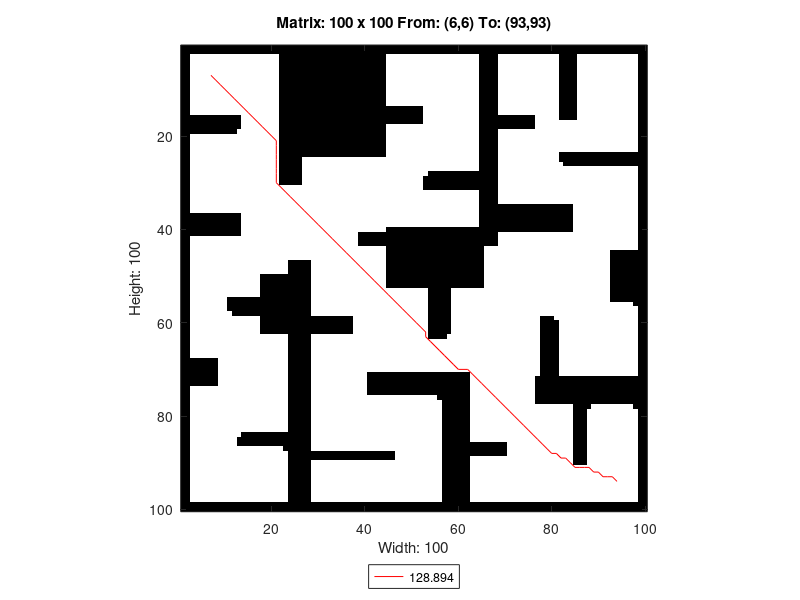

Write MATLAB code to recreate this figure.
A=[0 0 0 0 0 0 0 0 0 0 0 0 0 0 0 0 0 0 0 0 0 0 0 0 0 0 0 0 0 0 0 0 0 0 0 0 0 0 0 0 0 0 0 0 0 0 0 0 0 0 0 0 0 0 0 0 0 0 0 0 0 0 0 0 0 0 0 0 0 0 0 0 0 0 0 0 0 0 0 0 0 0 0 0 0 0 0 0 0 0 0 0 0 0 0 0 0 0 0 0 ;
0 0 0 0 0 0 0 0 0 0 0 0 0 0 0 0 0 0 0 0 0 0 0 0 0 0 0 0 0 0 0 0 0 0 0 0 0 0 0 0 0 0 0 0 0 0 0 0 0 0 0 0 0 0 0 0 0 0 0 0 0 0 0 0 0 0 0 0 0 0 0 0 0 0 0 0 0 0 0 0 0 0 0 0 0 0 0 0 0 0 0 0 0 0 0 0 0 0 0 0 ;
0 0 1 1 1 1 1 1 1 1 1 1 1 1 1 1 1 1 1 1 1 0 0 0 0 0 0 0 0 0 0 0 0 0 0 0 0 0 0 0 0 0 0 0 1 1 1 1 1 1 1 1 1 1 1 1 1 1 1 1 1 1 1 1 0 0 0 0 1 1 1 1 1 1 1 1 1 1 1 1 1 0 0 0 0 1 1 1 1 1 1 1 1 1 1 1 1 1 0 0 ;
0 0 1 1 1 1 1 1 1 1 1 1 1 1 1 1 1 1 1 1 1 0 0 0 0 0 0 0 0 0 0 0 0 0 0 0 0 0 0 0 0 0 0 0 1 1 1 1 1 1 1 1 1 1 1 1 1 1 1 1 1 1 1 1 0 0 0 0 1 1 1 1 1 1 1 1 1 1 1 1 1 0 0 0 0 1 1 1 1 1 1 1 1 1 1 1 1 1 0 0 ;
0 0 1 1 1 1 1 1 1 1 1 1 1 1 1 1 1 1 1 1 1 0 0 0 0 0 0 0 0 0 0 0 0 0 0 0 0 0 0 0 0 0 0 0 1 1 1 1 1 1 1 1 1 1 1 1 1 1 1 1 1 1 1 1 0 0 0 0 1 1 1 1 1 1 1 1 1 1 1 1 1 0 0 0 0 1 1 1 1 1 1 1 1 1 1 1 1 1 0 0 ;
0 0 1 1 1 1 1 1 1 1 1 1 1 1 1 1 1 1 1 1 1 0 0 0 0 0 0 0 0 0 0 0 0 0 0 0 0 0 0 0 0 0 0 0 1 1 1 1 1 1 1 1 1 1 1 1 1 1 1 1 1 1 1 1 0 0 0 0 1 1 1 1 1 1 1 1 1 1 1 1 1 0 0 0 0 1 1 1 1 1 1 1 1 1 1 1 1 1 0 0 ;
0 0 1 1 1 1 1 1 1 1 1 1 1 1 1 1 1 1 1 1 1 0 0 0 0 0 0 0 0 0 0 0 0 0 0 0 0 0 0 0 0 0 0 0 1 1 1 1 1 1 1 1 1 1 1 1 1 1 1 1 1 1 1 1 0 0 0 0 1 1 1 1 1 1 1 1 1 1 1 1 1 0 0 0 0 1 1 1 1 1 1 1 1 1 1 1 1 1 0 0 ;
0 0 1 1 1 1 1 1 1 1 1 1 1 1 1 1 1 1 1 1 1 0 0 0 0 0 0 0 0 0 0 0 0 0 0 0 0 0 0 0 0 0 0 0 1 1 1 1 1 1 1 1 1 1 1 1 1 1 1 1 1 1 1 1 0 0 0 0 1 1 1 1 1 1 1 1 1 1 1 1 1 0 0 0 0 1 1 1 1 1 1 1 1 1 1 1 1 1 0 0 ;
0 0 1 1 1 1 1 1 1 1 1 1 1 1 1 1 1 1 1 1 1 0 0 0 0 0 0 0 0 0 0 0 0 0 0 0 0 0 0 0 0 0 0 0 1 1 1 1 1 1 1 1 1 1 1 1 1 1 1 1 1 1 1 1 0 0 0 0 1 1 1 1 1 1 1 1 1 1 1 1 1 0 0 0 0 1 1 1 1 1 1 1 1 1 1 1 1 1 0 0 ;
0 0 1 1 1 1 1 1 1 1 1 1 1 1 1 1 1 1 1 1 1 0 0 0 0 0 0 0 0 0 0 0 0 0 0 0 0 0 0 0 0 0 0 0 1 1 1 1 1 1 1 1 1 1 1 1 1 1 1 1 1 1 1 1 0 0 0 0 1 1 1 1 1 1 1 1 1 1 1 1 1 0 0 0 0 1 1 1 1 1 1 1 1 1 1 1 1 1 0 0 ;
0 0 1 1 1 1 1 1 1 1 1 1 1 1 1 1 1 1 1 1 1 0 0 0 0 0 0 0 0 0 0 0 0 0 0 0 0 0 0 0 0 0 0 0 1 1 1 1 1 1 1 1 1 1 1 1 1 1 1 1 1 1 1 1 0 0 0 0 1 1 1 1 1 1 1 1 1 1 1 1 1 0 0 0 0 1 1 1 1 1 1 1 1 1 1 1 1 1 0 0 ;
0 0 1 1 1 1 1 1 1 1 1 1 1 1 1 1 1 1 1 1 1 0 0 0 0 0 0 0 0 0 0 0 0 0 0 0 0 0 0 0 0 0 0 0 1 1 1 1 1 1 1 1 1 1 1 1 1 1 1 1 1 1 1 1 0 0 0 0 1 1 1 1 1 1 1 1 1 1 1 1 1 0 0 0 0 1 1 1 1 1 1 1 1 1 1 1 1 1 0 0 ;
0 0 1 1 1 1 1 1 1 1 1 1 1 1 1 1 1 1 1 1 1 0 0 0 0 0 0 0 0 0 0 0 0 0 0 0 0 0 0 0 0 0 0 0 1 1 1 1 1 1 1 1 1 1 1 1 1 1 1 1 1 1 1 1 0 0 0 0 1 1 1 1 1 1 1 1 1 1 1 1 1 0 0 0 0 1 1 1 1 1 1 1 1 1 1 1 1 1 0 0 ;
0 0 1 1 1 1 1 1 1 1 1 1 1 1 1 1 1 1 1 1 1 0 0 0 0 0 0 0 0 0 0 0 0 0 0 0 0 0 0 0 0 0 0 0 0 0 0 0 0 0 0 0 1 1 1 1 1 1 1 1 1 1 1 1 0 0 0 0 1 1 1 1 1 1 1 1 1 1 1 1 1 0 0 0 0 1 1 1 1 1 1 1 1 1 1 1 1 1 0 0 ;
0 0 1 1 1 1 1 1 1 1 1 1 1 1 1 1 1 1 1 1 1 0 0 0 0 0 0 0 0 0 0 0 0 0 0 0 0 0 0 0 0 0 0 0 0 0 0 0 0 0 0 0 1 1 1 1 1 1 1 1 1 1 1 1 0 0 0 0 1 1 1 1 1 1 1 1 1 1 1 1 1 0 0 0 0 1 1 1 1 1 1 1 1 1 1 1 1 1 0 0 ;
0 0 0 0 0 0 0 0 0 0 0 0 0 1 1 1 1 1 1 1 1 0 0 0 0 0 0 0 0 0 0 0 0 0 0 0 0 0 0 0 0 0 0 0 0 0 0 0 0 0 0 0 1 1 1 1 1 1 1 1 1 1 1 1 0 0 0 0 0 0 0 0 0 0 0 0 1 1 1 1 1 0 0 0 0 1 1 1 1 1 1 1 1 1 1 1 1 1 0 0 ;
0 0 0 0 0 0 0 0 0 0 0 0 0 1 1 1 1 1 1 1 1 0 0 0 0 0 0 0 0 0 0 0 0 0 0 0 0 0 0 0 0 0 0 0 0 0 0 0 0 0 0 0 1 1 1 1 1 1 1 1 1 1 1 1 0 0 0 0 0 0 0 0 0 0 0 0 1 1 1 1 1 1 1 1 1 1 1 1 1 1 1 1 1 1 1 1 1 1 0 0 ;
0 0 0 0 0 0 0 0 0 0 0 0 0 1 1 1 1 1 1 1 1 0 0 0 0 0 0 0 0 0 0 0 0 0 0 0 0 0 0 0 0 0 0 0 1 1 1 1 1 1 1 1 1 1 1 1 1 1 1 1 1 1 1 1 0 0 0 0 0 0 0 0 0 0 0 0 1 1 1 1 1 1 1 1 1 1 1 1 1 1 1 1 1 1 1 1 1 1 0 0 ;
0 0 0 0 0 0 0 0 0 0 0 0 1 1 1 1 1 1 1 1 1 0 0 0 0 0 0 0 0 0 0 0 0 0 0 0 0 0 0 0 0 0 0 0 1 1 1 1 1 1 1 1 1 1 1 1 1 1 1 1 1 1 1 1 0 0 0 0 1 1 1 1 1 1 1 1 1 1 1 1 1 1 1 1 1 1 1 1 1 1 1 1 1 1 1 1 1 1 0 0 ;
0 0 1 1 1 1 1 1 1 1 1 1 1 1 1 1 1 1 1 1 1 0 0 0 0 0 0 0 0 0 0 0 0 0 0 0 0 0 0 0 0 0 0 0 1 1 1 1 1 1 1 1 1 1 1 1 1 1 1 1 1 1 1 1 0 0 0 0 1 1 1 1 1 1 1 1 1 1 1 1 1 1 1 1 1 1 1 1 1 1 1 1 1 1 1 1 1 1 0 0 ;
0 0 1 1 1 1 1 1 1 1 1 1 1 1 1 1 1 1 1 1 1 0 0 0 0 0 0 0 0 0 0 0 0 0 0 0 0 0 0 0 0 0 0 0 1 1 1 1 1 1 1 1 1 1 1 1 1 1 1 1 1 1 1 1 0 0 0 0 1 1 1 1 1 1 1 1 1 1 1 1 1 1 1 1 1 1 1 1 1 1 1 1 1 1 1 1 1 1 0 0 ;
0 0 1 1 1 1 1 1 1 1 1 1 1 1 1 1 1 1 1 1 1 0 0 0 0 0 0 0 0 0 0 0 0 0 0 0 0 0 0 0 0 0 0 0 1 1 1 1 1 1 1 1 1 1 1 1 1 1 1 1 1 1 1 1 0 0 0 0 1 1 1 1 1 1 1 1 1 1 1 1 1 1 1 1 1 1 1 1 1 1 1 1 1 1 1 1 1 1 0 0 ;
0 0 1 1 1 1 1 1 1 1 1 1 1 1 1 1 1 1 1 1 1 0 0 0 0 0 0 0 0 0 0 0 0 0 0 0 0 0 0 0 0 0 0 0 1 1 1 1 1 1 1 1 1 1 1 1 1 1 1 1 1 1 1 1 0 0 0 0 1 1 1 1 1 1 1 1 1 1 1 1 1 1 1 1 1 1 1 1 1 1 1 1 1 1 1 1 1 1 0 0 ;
0 0 1 1 1 1 1 1 1 1 1 1 1 1 1 1 1 1 1 1 1 0 0 0 0 0 0 0 0 0 0 0 0 0 0 0 0 0 0 0 0 0 0 0 1 1 1 1 1 1 1 1 1 1 1 1 1 1 1 1 1 1 1 1 0 0 0 0 1 1 1 1 1 1 1 1 1 1 1 1 1 0 0 0 0 0 0 0 0 0 0 0 0 0 0 0 0 0 0 0 ;
0 0 1 1 1 1 1 1 1 1 1 1 1 1 1 1 1 1 1 1 1 0 0 0 0 0 1 1 1 1 1 1 1 1 1 1 1 1 1 1 1 1 1 1 1 1 1 1 1 1 1 1 1 1 1 1 1 1 1 1 1 1 1 1 0 0 0 0 1 1 1 1 1 1 1 1 1 1 1 1 1 0 0 0 0 0 0 0 0 0 0 0 0 0 0 0 0 0 0 0 ;
0 0 1 1 1 1 1 1 1 1 1 1 1 1 1 1 1 1 1 1 1 0 0 0 0 0 1 1 1 1 1 1 1 1 1 1 1 1 1 1 1 1 1 1 1 1 1 1 1 1 1 1 1 1 1 1 1 1 1 1 1 1 1 1 0 0 0 0 1 1 1 1 1 1 1 1 1 1 1 1 1 1 0 0 0 0 0 0 0 0 0 0 0 0 0 0 0 0 0 0 ;
0 0 1 1 1 1 1 1 1 1 1 1 1 1 1 1 1 1 1 1 1 0 0 0 0 0 1 1 1 1 1 1 1 1 1 1 1 1 1 1 1 1 1 1 1 1 1 1 1 1 1 1 1 1 1 1 1 1 1 1 1 1 1 1 0 0 0 0 1 1 1 1 1 1 1 1 1 1 1 1 1 1 1 1 1 1 1 1 1 1 1 1 1 1 1 1 1 1 0 0 ;
0 0 1 1 1 1 1 1 1 1 1 1 1 1 1 1 1 1 1 1 1 0 0 0 0 0 1 1 1 1 1 1 1 1 1 1 1 1 1 1 1 1 1 1 1 1 1 1 1 1 1 1 1 0 0 0 0 0 0 0 0 0 0 0 0 0 0 0 1 1 1 1 1 1 1 1 1 1 1 1 1 1 1 1 1 1 1 1 1 1 1 1 1 1 1 1 1 1 0 0 ;
0 0 1 1 1 1 1 1 1 1 1 1 1 1 1 1 1 1 1 1 1 0 0 0 0 0 1 1 1 1 1 1 1 1 1 1 1 1 1 1 1 1 1 1 1 1 1 1 1 1 1 1 0 0 0 0 0 0 0 0 0 0 0 0 0 0 0 0 1 1 1 1 1 1 1 1 1 1 1 1 1 1 1 1 1 1 1 1 1 1 1 1 1 1 1 1 1 1 0 0 ;
0 0 1 1 1 1 1 1 1 1 1 1 1 1 1 1 1 1 1 1 1 0 0 0 0 0 1 1 1 1 1 1 1 1 1 1 1 1 1 1 1 1 1 1 1 1 1 1 1 1 1 1 0 0 0 0 0 0 0 0 0 0 0 0 0 0 0 0 1 1 1 1 1 1 1 1 1 1 1 1 1 1 1 1 1 1 1 1 1 1 1 1 1 1 1 1 1 1 0 0 ;
0 0 1 1 1 1 1 1 1 1 1 1 1 1 1 1 1 1 1 1 1 1 1 1 1 1 1 1 1 1 1 1 1 1 1 1 1 1 1 1 1 1 1 1 1 1 1 1 1 1 1 1 0 0 0 0 0 0 0 0 0 0 0 0 0 0 0 0 1 1 1 1 1 1 1 1 1 1 1 1 1 1 1 1 1 1 1 1 1 1 1 1 1 1 1 1 1 1 0 0 ;
0 0 1 1 1 1 1 1 1 1 1 1 1 1 1 1 1 1 1 1 1 1 1 1 1 1 1 1 1 1 1 1 1 1 1 1 1 1 1 1 1 1 1 1 1 1 1 1 1 1 1 1 1 1 1 1 1 1 1 1 1 1 1 1 0 0 0 0 1 1 1 1 1 1 1 1 1 1 1 1 1 1 1 1 1 1 1 1 1 1 1 1 1 1 1 1 1 1 0 0 ;
0 0 1 1 1 1 1 1 1 1 1 1 1 1 1 1 1 1 1 1 1 1 1 1 1 1 1 1 1 1 1 1 1 1 1 1 1 1 1 1 1 1 1 1 1 1 1 1 1 1 1 1 1 1 1 1 1 1 1 1 1 1 1 1 0 0 0 0 1 1 1 1 1 1 1 1 1 1 1 1 1 1 1 1 1 1 1 1 1 1 1 1 1 1 1 1 1 1 0 0 ;
0 0 1 1 1 1 1 1 1 1 1 1 1 1 1 1 1 1 1 1 1 1 1 1 1 1 1 1 1 1 1 1 1 1 1 1 1 1 1 1 1 1 1 1 1 1 1 1 1 1 1 1 1 1 1 1 1 1 1 1 1 1 1 1 0 0 0 0 1 1 1 1 1 1 1 1 1 1 1 1 1 1 1 1 1 1 1 1 1 1 1 1 1 1 1 1 1 1 0 0 ;
0 0 1 1 1 1 1 1 1 1 1 1 1 1 1 1 1 1 1 1 1 1 1 1 1 1 1 1 1 1 1 1 1 1 1 1 1 1 1 1 1 1 1 1 1 1 1 1 1 1 1 1 1 1 1 1 1 1 1 1 1 1 1 1 0 0 0 0 0 0 0 0 0 0 0 0 0 0 0 0 0 0 0 0 1 1 1 1 1 1 1 1 1 1 1 1 1 1 0 0 ;
0 0 1 1 1 1 1 1 1 1 1 1 1 1 1 1 1 1 1 1 1 1 1 1 1 1 1 1 1 1 1 1 1 1 1 1 1 1 1 1 1 1 1 1 1 1 1 1 1 1 1 1 1 1 1 1 1 1 1 1 1 1 1 1 0 0 0 0 0 0 0 0 0 0 0 0 0 0 0 0 0 0 0 0 1 1 1 1 1 1 1 1 1 1 1 1 1 1 0 0 ;
0 0 0 0 0 0 0 0 0 0 0 0 0 1 1 1 1 1 1 1 1 1 1 1 1 1 1 1 1 1 1 1 1 1 1 1 1 1 1 1 1 1 1 1 1 1 1 1 1 1 1 1 1 1 1 1 1 1 1 1 1 1 1 1 0 0 0 0 0 0 0 0 0 0 0 0 0 0 0 0 0 0 0 0 1 1 1 1 1 1 1 1 1 1 1 1 1 1 0 0 ;
0 0 0 0 0 0 0 0 0 0 0 0 0 1 1 1 1 1 1 1 1 1 1 1 1 1 1 1 1 1 1 1 1 1 1 1 1 1 1 1 1 1 1 1 1 1 1 1 1 1 1 1 1 1 1 1 1 1 1 1 1 1 1 1 0 0 0 0 0 0 0 0 0 0 0 0 0 0 0 0 0 0 0 0 1 1 1 1 1 1 1 1 1 1 1 1 1 1 0 0 ;
0 0 0 0 0 0 0 0 0 0 0 0 0 1 1 1 1 1 1 1 1 1 1 1 1 1 1 1 1 1 1 1 1 1 1 1 1 1 1 1 1 1 1 1 1 1 1 1 1 1 1 1 1 1 1 1 1 1 1 1 1 1 1 1 0 0 0 0 0 0 0 0 0 0 0 0 0 0 0 0 0 0 0 0 1 1 1 1 1 1 1 1 1 1 1 1 1 1 0 0 ;
0 0 0 0 0 0 0 0 0 0 0 0 0 1 1 1 1 1 1 1 1 1 1 1 1 1 1 1 1 1 1 1 1 1 1 1 1 1 1 1 1 1 1 1 0 0 0 0 0 0 0 0 0 0 0 0 0 0 0 0 0 0 0 0 0 0 0 0 0 0 0 0 0 0 0 0 0 0 0 0 0 0 0 0 1 1 1 1 1 1 1 1 1 1 1 1 1 1 0 0 ;
0 0 0 0 0 0 0 0 0 0 0 0 0 1 1 1 1 1 1 1 1 1 1 1 1 1 1 1 1 1 1 1 1 1 1 1 1 1 0 0 0 0 0 0 0 0 0 0 0 0 0 0 0 0 0 0 0 0 0 0 0 0 0 0 0 0 0 0 1 1 1 1 1 1 1 1 1 1 1 1 1 1 1 1 1 1 1 1 1 1 1 1 1 1 1 1 1 1 0 0 ;
0 0 1 1 1 1 1 1 1 1 1 1 1 1 1 1 1 1 1 1 1 1 1 1 1 1 1 1 1 1 1 1 1 1 1 1 1 1 0 0 0 0 0 0 0 0 0 0 0 0 0 0 0 0 0 0 0 0 0 0 0 0 0 0 0 0 0 0 1 1 1 1 1 1 1 1 1 1 1 1 1 1 1 1 1 1 1 1 1 1 1 1 1 1 1 1 1 1 0 0 ;
0 0 1 1 1 1 1 1 1 1 1 1 1 1 1 1 1 1 1 1 1 1 1 1 1 1 1 1 1 1 1 1 1 1 1 1 1 1 0 0 0 0 0 0 0 0 0 0 0 0 0 0 0 0 0 0 0 0 0 0 0 0 0 0 0 0 0 0 1 1 1 1 1 1 1 1 1 1 1 1 1 1 1 1 1 1 1 1 1 1 1 1 1 1 1 1 1 1 0 0 ;
0 0 1 1 1 1 1 1 1 1 1 1 1 1 1 1 1 1 1 1 1 1 1 1 1 1 1 1 1 1 1 1 1 1 1 1 1 1 1 1 1 1 1 1 0 0 0 0 0 0 0 0 0 0 0 0 0 0 0 0 0 0 0 0 0 1 1 1 1 1 1 1 1 1 1 1 1 1 1 1 1 1 1 1 1 1 1 1 1 1 1 1 1 1 1 1 1 1 0 0 ;
0 0 1 1 1 1 1 1 1 1 1 1 1 1 1 1 1 1 1 1 1 1 1 1 1 1 1 1 1 1 1 1 1 1 1 1 1 1 1 1 1 1 1 1 0 0 0 0 0 0 0 0 0 0 0 0 0 0 0 0 0 0 0 0 0 1 1 1 1 1 1 1 1 1 1 1 1 1 1 1 1 1 1 1 1 1 1 1 1 1 1 1 0 0 0 0 0 0 0 0 ;
0 0 1 1 1 1 1 1 1 1 1 1 1 1 1 1 1 1 1 1 1 1 1 1 1 1 1 1 1 1 1 1 1 1 1 1 1 1 1 1 1 1 1 1 0 0 0 0 0 0 0 0 0 0 0 0 0 0 0 0 0 0 0 0 0 1 1 1 1 1 1 1 1 1 1 1 1 1 1 1 1 1 1 1 1 1 1 1 1 1 1 1 0 0 0 0 0 0 0 0 ;
0 0 1 1 1 1 1 1 1 1 1 1 1 1 1 1 1 1 1 1 1 1 1 0 0 0 0 0 1 1 1 1 1 1 1 1 1 1 1 1 1 1 1 1 0 0 0 0 0 0 0 0 0 0 0 0 0 0 0 0 0 0 0 0 0 1 1 1 1 1 1 1 1 1 1 1 1 1 1 1 1 1 1 1 1 1 1 1 1 1 1 1 0 0 0 0 0 0 0 0 ;
0 0 1 1 1 1 1 1 1 1 1 1 1 1 1 1 1 1 1 1 1 1 1 0 0 0 0 0 1 1 1 1 1 1 1 1 1 1 1 1 1 1 1 1 0 0 0 0 0 0 0 0 0 0 0 0 0 0 0 0 0 0 0 0 0 1 1 1 1 1 1 1 1 1 1 1 1 1 1 1 1 1 1 1 1 1 1 1 1 1 1 1 0 0 0 0 0 0 0 0 ;
0 0 1 1 1 1 1 1 1 1 1 1 1 1 1 1 1 1 1 1 1 1 1 0 0 0 0 0 1 1 1 1 1 1 1 1 1 1 1 1 1 1 1 1 0 0 0 0 0 0 0 0 0 0 0 0 0 0 0 0 0 0 0 0 0 1 1 1 1 1 1 1 1 1 1 1 1 1 1 1 1 1 1 1 1 1 1 1 1 1 1 1 0 0 0 0 0 0 0 0 ;
0 0 1 1 1 1 1 1 1 1 1 1 1 1 1 1 1 0 0 0 0 0 0 0 0 0 0 0 1 1 1 1 1 1 1 1 1 1 1 1 1 1 1 1 0 0 0 0 0 0 0 0 0 0 0 0 0 0 0 0 0 0 0 0 0 1 1 1 1 1 1 1 1 1 1 1 1 1 1 1 1 1 1 1 1 1 1 1 1 1 1 1 0 0 0 0 0 0 0 0 ;
0 0 1 1 1 1 1 1 1 1 1 1 1 1 1 1 1 0 0 0 0 0 0 0 0 0 0 0 1 1 1 1 1 1 1 1 1 1 1 1 1 1 1 1 0 0 0 0 0 0 0 0 0 0 0 0 0 0 0 0 0 0 0 0 0 1 1 1 1 1 1 1 1 1 1 1 1 1 1 1 1 1 1 1 1 1 1 1 1 1 1 1 0 0 0 0 0 0 0 0 ;
0 0 1 1 1 1 1 1 1 1 1 1 1 1 1 1 1 0 0 0 0 0 0 0 0 0 0 0 1 1 1 1 1 1 1 1 1 1 1 1 1 1 1 1 0 0 0 0 0 0 0 0 0 0 0 0 0 0 0 0 0 0 0 0 0 1 1 1 1 1 1 1 1 1 1 1 1 1 1 1 1 1 1 1 1 1 1 1 1 1 1 1 0 0 0 0 0 0 0 0 ;
0 0 1 1 1 1 1 1 1 1 1 1 1 1 1 1 1 0 0 0 0 0 0 0 0 0 0 0 1 1 1 1 1 1 1 1 1 1 1 1 1 1 1 1 1 1 1 1 1 1 1 1 1 0 0 0 0 0 1 1 1 1 1 1 1 1 1 1 1 1 1 1 1 1 1 1 1 1 1 1 1 1 1 1 1 1 1 1 1 1 1 1 0 0 0 0 0 0 0 0 ;
0 0 1 1 1 1 1 1 1 1 1 1 1 1 1 1 1 0 0 0 0 0 0 0 0 0 0 0 1 1 1 1 1 1 1 1 1 1 1 1 1 1 1 1 1 1 1 1 1 1 1 1 1 0 0 0 0 0 1 1 1 1 1 1 1 1 1 1 1 1 1 1 1 1 1 1 1 1 1 1 1 1 1 1 1 1 1 1 1 1 1 1 0 0 0 0 0 0 0 0 ;
0 0 1 1 1 1 1 1 1 1 0 0 0 0 0 0 0 0 0 0 0 0 0 0 0 0 0 0 1 1 1 1 1 1 1 1 1 1 1 1 1 1 1 1 1 1 1 1 1 1 1 1 1 0 0 0 0 0 1 1 1 1 1 1 1 1 1 1 1 1 1 1 1 1 1 1 1 1 1 1 1 1 1 1 1 1 1 1 1 1 1 1 0 0 0 0 0 0 0 0 ;
0 0 1 1 1 1 1 1 1 1 0 0 0 0 0 0 0 0 0 0 0 0 0 0 0 0 0 0 1 1 1 1 1 1 1 1 1 1 1 1 1 1 1 1 1 1 1 1 1 1 1 1 1 0 0 0 0 0 1 1 1 1 1 1 1 1 1 1 1 1 1 1 1 1 1 1 1 1 1 1 1 1 1 1 1 1 1 1 1 1 1 1 1 1 1 1 1 0 0 0 ;
0 0 1 1 1 1 1 1 1 1 0 0 0 0 0 0 0 0 0 0 0 0 0 0 0 0 0 0 1 1 1 1 1 1 1 1 1 1 1 1 1 1 1 1 1 1 1 1 1 1 1 1 1 0 0 0 0 0 1 1 1 1 1 1 1 1 1 1 1 1 1 1 1 1 1 1 1 1 1 1 1 1 1 1 1 1 1 1 1 1 1 1 1 1 1 1 1 1 0 0 ;
0 0 1 1 1 1 1 1 1 1 1 0 0 0 0 0 0 0 0 0 0 0 0 0 0 0 0 0 1 1 1 1 1 1 1 1 1 1 1 1 1 1 1 1 1 1 1 1 1 1 1 1 1 0 0 0 0 0 1 1 1 1 1 1 1 1 1 1 1 1 1 1 1 1 1 1 1 1 1 1 1 1 1 1 1 1 1 1 1 1 1 1 1 1 1 1 1 1 0 0 ;
0 0 1 1 1 1 1 1 1 1 1 1 1 1 1 1 1 0 0 0 0 0 0 0 0 0 0 0 0 0 0 0 0 0 0 0 0 1 1 1 1 1 1 1 1 1 1 1 1 1 1 1 1 0 0 0 0 0 1 1 1 1 1 1 1 1 1 1 1 1 1 1 1 1 1 1 1 0 0 0 1 1 1 1 1 1 1 1 1 1 1 1 1 1 1 1 1 1 0 0 ;
0 0 1 1 1 1 1 1 1 1 1 1 1 1 1 1 1 0 0 0 0 0 0 0 0 0 0 0 0 0 0 0 0 0 0 0 0 1 1 1 1 1 1 1 1 1 1 1 1 1 1 1 1 0 0 0 0 0 1 1 1 1 1 1 1 1 1 1 1 1 1 1 1 1 1 1 1 0 0 0 0 1 1 1 1 1 1 1 1 1 1 1 1 1 1 1 1 1 0 0 ;
0 0 1 1 1 1 1 1 1 1 1 1 1 1 1 1 1 0 0 0 0 0 0 0 0 0 0 0 0 0 0 0 0 0 0 0 0 1 1 1 1 1 1 1 1 1 1 1 1 1 1 1 1 0 0 0 0 0 1 1 1 1 1 1 1 1 1 1 1 1 1 1 1 1 1 1 1 0 0 0 0 1 1 1 1 1 1 1 1 1 1 1 1 1 1 1 1 1 0 0 ;
0 0 1 1 1 1 1 1 1 1 1 1 1 1 1 1 1 0 0 0 0 0 0 0 0 0 0 0 0 0 0 0 0 0 0 0 0 1 1 1 1 1 1 1 1 1 1 1 1 1 1 1 1 0 0 0 0 0 1 1 1 1 1 1 1 1 1 1 1 1 1 1 1 1 1 1 1 0 0 0 0 1 1 1 1 1 1 1 1 1 1 1 1 1 1 1 1 1 0 0 ;
0 0 1 1 1 1 1 1 1 1 1 1 1 1 1 1 1 1 1 1 1 1 1 0 0 0 0 0 1 1 1 1 1 1 1 1 1 1 1 1 1 1 1 1 1 1 1 1 1 1 1 1 1 0 0 0 0 1 1 1 1 1 1 1 1 1 1 1 1 1 1 1 1 1 1 1 1 0 0 0 0 1 1 1 1 1 1 1 1 1 1 1 1 1 1 1 1 1 0 0 ;
0 0 1 1 1 1 1 1 1 1 1 1 1 1 1 1 1 1 1 1 1 1 1 0 0 0 0 0 1 1 1 1 1 1 1 1 1 1 1 1 1 1 1 1 1 1 1 1 1 1 1 1 1 1 1 1 1 1 1 1 1 1 1 1 1 1 1 1 1 1 1 1 1 1 1 1 1 0 0 0 0 1 1 1 1 1 1 1 1 1 1 1 1 1 1 1 1 1 0 0 ;
0 0 1 1 1 1 1 1 1 1 1 1 1 1 1 1 1 1 1 1 1 1 1 0 0 0 0 0 1 1 1 1 1 1 1 1 1 1 1 1 1 1 1 1 1 1 1 1 1 1 1 1 1 1 1 1 1 1 1 1 1 1 1 1 1 1 1 1 1 1 1 1 1 1 1 1 1 0 0 0 0 1 1 1 1 1 1 1 1 1 1 1 1 1 1 1 1 1 0 0 ;
0 0 1 1 1 1 1 1 1 1 1 1 1 1 1 1 1 1 1 1 1 1 1 0 0 0 0 0 1 1 1 1 1 1 1 1 1 1 1 1 1 1 1 1 1 1 1 1 1 1 1 1 1 1 1 1 1 1 1 1 1 1 1 1 1 1 1 1 1 1 1 1 1 1 1 1 1 0 0 0 0 1 1 1 1 1 1 1 1 1 1 1 1 1 1 1 1 1 0 0 ;
0 0 1 1 1 1 1 1 1 1 1 1 1 1 1 1 1 1 1 1 1 1 1 0 0 0 0 0 1 1 1 1 1 1 1 1 1 1 1 1 1 1 1 1 1 1 1 1 1 1 1 1 1 1 1 1 1 1 1 1 1 1 1 1 1 1 1 1 1 1 1 1 1 1 1 1 1 0 0 0 0 1 1 1 1 1 1 1 1 1 1 1 1 1 1 1 1 1 0 0 ;
0 0 0 0 0 0 0 0 1 1 1 1 1 1 1 1 1 1 1 1 1 1 1 0 0 0 0 0 1 1 1 1 1 1 1 1 1 1 1 1 1 1 1 1 1 1 1 1 1 1 1 1 1 1 1 1 1 1 1 1 1 1 1 1 1 1 1 1 1 1 1 1 1 1 1 1 1 0 0 0 0 1 1 1 1 1 1 1 1 1 1 1 1 1 1 1 1 1 0 0 ;
0 0 0 0 0 0 0 0 1 1 1 1 1 1 1 1 1 1 1 1 1 1 1 0 0 0 0 0 1 1 1 1 1 1 1 1 1 1 1 1 1 1 1 1 1 1 1 1 1 1 1 1 1 1 1 1 1 1 1 1 1 1 1 1 1 1 1 1 1 1 1 1 1 1 1 1 1 0 0 0 0 1 1 1 1 1 1 1 1 1 1 1 1 1 1 1 1 1 0 0 ;
0 0 0 0 0 0 0 0 1 1 1 1 1 1 1 1 1 1 1 1 1 1 1 0 0 0 0 0 1 1 1 1 1 1 1 1 1 1 1 1 1 1 1 1 1 1 1 1 1 1 1 1 1 1 1 1 1 1 1 1 1 1 1 1 1 1 1 1 1 1 1 1 1 1 1 1 1 0 0 0 0 1 1 1 1 1 1 1 1 1 1 1 1 1 1 1 1 1 0 0 ;
0 0 0 0 0 0 0 0 1 1 1 1 1 1 1 1 1 1 1 1 1 1 1 0 0 0 0 0 1 1 1 1 1 1 1 1 1 1 1 1 0 0 0 0 0 0 0 0 0 0 0 0 0 0 0 0 0 0 0 0 0 0 1 1 1 1 1 1 1 1 1 1 1 1 1 1 1 0 0 0 0 1 1 1 1 1 1 1 1 1 1 1 1 1 1 1 1 1 0 0 ;
0 0 0 0 0 0 0 0 1 1 1 1 1 1 1 1 1 1 1 1 1 1 1 0 0 0 0 0 1 1 1 1 1 1 1 1 1 1 1 1 0 0 0 0 0 0 0 0 0 0 0 0 0 0 0 0 0 0 0 0 0 0 1 1 1 1 1 1 1 1 1 1 1 1 1 1 0 0 0 0 0 0 0 0 0 0 0 0 0 0 0 0 0 0 0 0 0 0 0 0 ;
0 0 0 0 0 0 0 0 1 1 1 1 1 1 1 1 1 1 1 1 1 1 1 0 0 0 0 0 1 1 1 1 1 1 1 1 1 1 1 1 0 0 0 0 0 0 0 0 0 0 0 0 0 0 0 0 0 0 0 0 0 0 1 1 1 1 1 1 1 1 1 1 1 1 1 1 0 0 0 0 0 0 0 0 0 0 0 0 0 0 0 0 0 0 0 0 0 0 0 0 ;
0 0 1 1 1 1 1 1 1 1 1 1 1 1 1 1 1 1 1 1 1 1 1 0 0 0 0 0 1 1 1 1 1 1 1 1 1 1 1 1 0 0 0 0 0 0 0 0 0 0 0 0 0 0 0 0 0 0 0 0 0 0 1 1 1 1 1 1 1 1 1 1 1 1 1 1 0 0 0 0 0 0 0 0 0 0 0 0 0 0 0 0 0 0 0 0 0 0 0 0 ;
0 0 1 1 1 1 1 1 1 1 1 1 1 1 1 1 1 1 1 1 1 1 1 0 0 0 0 0 1 1 1 1 1 1 1 1 1 1 1 1 0 0 0 0 0 0 0 0 0 0 0 0 0 0 0 0 0 0 0 0 0 0 1 1 1 1 1 1 1 1 1 1 1 1 1 1 0 0 0 0 0 0 0 0 0 0 0 0 0 0 0 0 0 0 0 0 0 0 0 0 ;
0 0 1 1 1 1 1 1 1 1 1 1 1 1 1 1 1 1 1 1 1 1 1 0 0 0 0 0 1 1 1 1 1 1 1 1 1 1 1 1 1 1 1 1 1 1 1 1 1 1 1 1 1 1 1 0 0 0 0 0 0 0 1 1 1 1 1 1 1 1 1 1 1 1 1 1 0 0 0 0 0 0 0 0 0 0 0 0 0 0 0 0 0 0 0 0 0 0 0 0 ;
0 0 1 1 1 1 1 1 1 1 1 1 1 1 1 1 1 1 1 1 1 1 1 0 0 0 0 0 1 1 1 1 1 1 1 1 1 1 1 1 1 1 1 1 1 1 1 1 1 1 1 1 1 1 1 1 0 0 0 0 0 0 1 1 1 1 1 1 1 1 1 1 1 1 1 1 0 0 0 0 0 0 0 0 0 0 0 0 0 0 0 0 0 0 0 0 0 0 0 0 ;
0 0 1 1 1 1 1 1 1 1 1 1 1 1 1 1 1 1 1 1 1 1 1 0 0 0 0 0 1 1 1 1 1 1 1 1 1 1 1 1 1 1 1 1 1 1 1 1 1 1 1 1 1 1 1 1 0 0 0 0 0 0 1 1 1 1 1 1 1 1 1 1 1 1 1 1 1 1 1 1 1 1 1 1 0 0 0 0 1 1 1 1 1 1 1 1 1 0 0 0 ;
0 0 1 1 1 1 1 1 1 1 1 1 1 1 1 1 1 1 1 1 1 1 1 0 0 0 0 0 1 1 1 1 1 1 1 1 1 1 1 1 1 1 1 1 1 1 1 1 1 1 1 1 1 1 1 1 0 0 0 0 0 0 1 1 1 1 1 1 1 1 1 1 1 1 1 1 1 1 1 1 1 1 1 1 0 0 0 1 1 1 1 1 1 1 1 1 1 1 0 0 ;
0 0 1 1 1 1 1 1 1 1 1 1 1 1 1 1 1 1 1 1 1 1 1 0 0 0 0 0 1 1 1 1 1 1 1 1 1 1 1 1 1 1 1 1 1 1 1 1 1 1 1 1 1 1 1 1 0 0 0 0 0 0 1 1 1 1 1 1 1 1 1 1 1 1 1 1 1 1 1 1 1 1 1 1 0 0 0 1 1 1 1 1 1 1 1 1 1 1 0 0 ;
0 0 1 1 1 1 1 1 1 1 1 1 1 1 1 1 1 1 1 1 1 1 1 0 0 0 0 0 1 1 1 1 1 1 1 1 1 1 1 1 1 1 1 1 1 1 1 1 1 1 1 1 1 1 1 1 0 0 0 0 0 0 1 1 1 1 1 1 1 1 1 1 1 1 1 1 1 1 1 1 1 1 1 1 0 0 0 1 1 1 1 1 1 1 1 1 1 1 0 0 ;
0 0 1 1 1 1 1 1 1 1 1 1 1 1 1 1 1 1 1 1 1 1 1 0 0 0 0 0 1 1 1 1 1 1 1 1 1 1 1 1 1 1 1 1 1 1 1 1 1 1 1 1 1 1 1 1 0 0 0 0 0 0 1 1 1 1 1 1 1 1 1 1 1 1 1 1 1 1 1 1 1 1 1 1 0 0 0 1 1 1 1 1 1 1 1 1 1 1 0 0 ;
0 0 1 1 1 1 1 1 1 1 1 1 1 1 1 1 1 1 1 1 1 1 1 0 0 0 0 0 1 1 1 1 1 1 1 1 1 1 1 1 1 1 1 1 1 1 1 1 1 1 1 1 1 1 1 1 0 0 0 0 0 0 1 1 1 1 1 1 1 1 1 1 1 1 1 1 1 1 1 1 1 1 1 1 0 0 0 1 1 1 1 1 1 1 1 1 1 1 0 0 ;
0 0 1 1 1 1 1 1 1 1 1 1 1 0 0 0 0 0 0 0 0 0 0 0 0 0 0 0 1 1 1 1 1 1 1 1 1 1 1 1 1 1 1 1 1 1 1 1 1 1 1 1 1 1 1 1 0 0 0 0 0 0 1 1 1 1 1 1 1 1 1 1 1 1 1 1 1 1 1 1 1 1 1 1 0 0 0 1 1 1 1 1 1 1 1 1 1 1 0 0 ;
0 0 1 1 1 1 1 1 1 1 1 1 0 0 0 0 0 0 0 0 0 0 0 0 0 0 0 0 1 1 1 1 1 1 1 1 1 1 1 1 1 1 1 1 1 1 1 1 1 1 1 1 1 1 1 1 0 0 0 0 0 0 1 1 1 1 1 1 1 1 1 1 1 1 1 1 1 1 1 1 1 1 1 1 0 0 0 1 1 1 1 1 1 1 1 1 1 1 0 0 ;
0 0 1 1 1 1 1 1 1 1 1 1 0 0 0 0 0 0 0 0 0 0 0 0 0 0 0 0 1 1 1 1 1 1 1 1 1 1 1 1 1 1 1 1 1 1 1 1 1 1 1 1 1 1 1 1 0 0 0 0 0 0 0 0 0 0 0 0 0 0 1 1 1 1 1 1 1 1 1 1 1 1 1 1 0 0 0 1 1 1 1 1 1 1 1 1 1 1 0 0 ;
0 0 1 1 1 1 1 1 1 1 1 1 1 1 1 1 1 1 1 1 1 1 0 0 0 0 0 0 1 1 1 1 1 1 1 1 1 1 1 1 1 1 1 1 1 1 1 1 1 1 1 1 1 1 1 1 0 0 0 0 0 0 0 0 0 0 0 0 0 0 1 1 1 1 1 1 1 1 1 1 1 1 1 1 0 0 0 1 1 1 1 1 1 1 1 1 1 1 0 0 ;
0 0 1 1 1 1 1 1 1 1 1 1 1 1 1 1 1 1 1 1 1 1 1 0 0 0 0 0 0 0 0 0 0 0 0 0 0 0 0 0 0 0 0 0 0 0 1 1 1 1 1 1 1 1 1 1 0 0 0 0 0 0 0 0 0 0 0 0 0 0 1 1 1 1 1 1 1 1 1 1 1 1 1 1 0 0 0 1 1 1 1 1 1 1 1 1 1 1 0 0 ;
0 0 1 1 1 1 1 1 1 1 1 1 1 1 1 1 1 1 1 1 1 1 1 0 0 0 0 0 0 0 0 0 0 0 0 0 0 0 0 0 0 0 0 0 0 0 1 1 1 1 1 1 1 1 1 1 0 0 0 0 0 0 1 1 1 1 1 1 1 1 1 1 1 1 1 1 1 1 1 1 1 1 1 1 0 0 0 1 1 1 1 1 1 1 1 1 1 1 0 0 ;
0 0 1 1 1 1 1 1 1 1 1 1 1 1 1 1 1 1 1 1 1 1 1 0 0 0 0 0 1 1 1 1 1 1 1 1 1 1 1 1 1 1 1 1 1 1 1 1 1 1 1 1 1 1 1 1 0 0 0 0 0 0 1 1 1 1 1 1 1 1 1 1 1 1 1 1 1 1 1 1 1 1 1 1 0 0 0 1 1 1 1 1 1 1 1 1 1 1 0 0 ;
0 0 1 1 1 1 1 1 1 1 1 1 1 1 1 1 1 1 1 1 1 1 1 0 0 0 0 0 1 1 1 1 1 1 1 1 1 1 1 1 1 1 1 1 1 1 1 1 1 1 1 1 1 1 1 1 0 0 0 0 0 0 1 1 1 1 1 1 1 1 1 1 1 1 1 1 1 1 1 1 1 1 1 1 1 1 1 1 1 1 1 1 1 1 1 1 1 1 0 0 ;
0 0 1 1 1 1 1 1 1 1 1 1 1 1 1 1 1 1 1 1 1 1 1 0 0 0 0 0 1 1 1 1 1 1 1 1 1 1 1 1 1 1 1 1 1 1 1 1 1 1 1 1 1 1 1 1 0 0 0 0 0 0 1 1 1 1 1 1 1 1 1 1 1 1 1 1 1 1 1 1 1 1 1 1 1 1 1 1 1 1 1 1 1 1 1 1 1 1 0 0 ;
0 0 1 1 1 1 1 1 1 1 1 1 1 1 1 1 1 1 1 1 1 1 1 0 0 0 0 0 1 1 1 1 1 1 1 1 1 1 1 1 1 1 1 1 1 1 1 1 1 1 1 1 1 1 1 1 0 0 0 0 0 0 1 1 1 1 1 1 1 1 1 1 1 1 1 1 1 1 1 1 1 1 1 1 1 1 1 1 1 1 1 1 1 1 1 1 1 1 0 0 ;
0 0 1 1 1 1 1 1 1 1 1 1 1 1 1 1 1 1 1 1 1 1 1 0 0 0 0 0 1 1 1 1 1 1 1 1 1 1 1 1 1 1 1 1 1 1 1 1 1 1 1 1 1 1 1 1 0 0 0 0 0 0 1 1 1 1 1 1 1 1 1 1 1 1 1 1 1 1 1 1 1 1 1 1 1 1 1 1 1 1 1 1 1 1 1 1 1 1 0 0 ;
0 0 1 1 1 1 1 1 1 1 1 1 1 1 1 1 1 1 1 1 1 1 1 0 0 0 0 0 1 1 1 1 1 1 1 1 1 1 1 1 1 1 1 1 1 1 1 1 1 1 1 1 1 1 1 1 0 0 0 0 0 0 1 1 1 1 1 1 1 1 1 1 1 1 1 1 1 1 1 1 1 1 1 1 1 1 1 1 1 1 1 1 1 1 1 1 1 1 0 0 ;
0 0 1 1 1 1 1 1 1 1 1 1 1 1 1 1 1 1 1 1 1 1 1 0 0 0 0 0 1 1 1 1 1 1 1 1 1 1 1 1 1 1 1 1 1 1 1 1 1 1 1 1 1 1 1 1 0 0 0 0 0 0 1 1 1 1 1 1 1 1 1 1 1 1 1 1 1 1 1 1 1 1 1 1 1 1 1 1 1 1 1 1 1 1 1 1 1 1 0 0 ;
0 0 1 1 1 1 1 1 1 1 1 1 1 1 1 1 1 1 1 1 1 1 1 0 0 0 0 0 1 1 1 1 1 1 1 1 1 1 1 1 1 1 1 1 1 1 1 1 1 1 1 1 1 1 1 1 0 0 0 0 0 0 1 1 1 1 1 1 1 1 1 1 1 1 1 1 1 1 1 1 1 1 1 1 1 1 1 1 1 1 1 1 1 1 1 1 1 1 0 0 ;
0 0 1 1 1 1 1 1 1 1 1 1 1 1 1 1 1 1 1 1 1 1 1 0 0 0 0 0 1 1 1 1 1 1 1 1 1 1 1 1 1 1 1 1 1 1 1 1 1 1 1 1 1 1 1 1 0 0 0 0 0 0 1 1 1 1 1 1 1 1 1 1 1 1 1 1 1 1 1 1 1 1 1 1 1 1 1 1 1 1 1 1 1 1 1 1 1 1 0 0 ;
0 0 0 0 0 0 0 0 0 0 0 0 0 0 0 0 0 0 0 0 0 0 0 0 0 0 0 0 0 0 0 0 0 0 0 0 0 0 0 0 0 0 0 0 0 0 0 0 0 0 0 0 0 0 0 0 0 0 0 0 0 0 0 0 0 0 0 0 0 0 0 0 0 0 0 0 0 0 0 0 0 0 0 0 0 0 0 0 0 0 0 0 0 0 0 0 0 0 0 0 ;
0 0 0 0 0 0 0 0 0 0 0 0 0 0 0 0 0 0 0 0 0 0 0 0 0 0 0 0 0 0 0 0 0 0 0 0 0 0 0 0 0 0 0 0 0 0 0 0 0 0 0 0 0 0 0 0 0 0 0 0 0 0 0 0 0 0 0 0 0 0 0 0 0 0 0 0 0 0 0 0 0 0 0 0 0 0 0 0 0 0 0 0 0 0 0 0 0 0 0 0 ;
];
imshow(A);
axis on
hold on
title('Matrix: 100 x 100 From: (6,6) To: (93,93)');
xlabel('Width: 100');
ylabel('Height: 100');
X=[94,94,93,92,91,90,89,88,87,86,85,84,83,82,81,80,79,78,77,76,75,74,73,72,71,70,69,68,67,66,65,64,63,62,61,60,59,58,57,56,55,54,53,53,52,51,50,49,48,47,46,45,44,43,42,41,40,39,38,37,36,35,34,33,32,31,30,29,28,27,26,25,24,23,22,21,21,21,21,21,21,21,21,21,21,20,19,18,17,16,15,14,13,12,11,10,9,8,7,7];
Y=-[-94,-94,-93,-93,-93,-92,-92,-91,-91,-91,-91,-90,-89,-89,-88,-88,-87,-86,-85,-84,-83,-82,-81,-80,-79,-78,-77,-76,-75,-74,-73,-72,-71,-70,-70,-70,-69,-68,-67,-66,-65,-64,-63,-62,-61,-60,-59,-58,-57,-56,-55,-54,-53,-52,-51,-50,-49,-48,-47,-46,-45,-44,-43,-42,-41,-40,-39,-38,-37,-36,-35,-34,-33,-32,-31,-30,-29,-28,-27,-26,-25,-24,-23,-22,-21,-20,-19,-18,-17,-16,-15,-14,-13,-12,-11,-10,-9,-8,-7,-7];
hold on;
plot(X,Y,'r');
legend('128.894','Location','southoutside');
